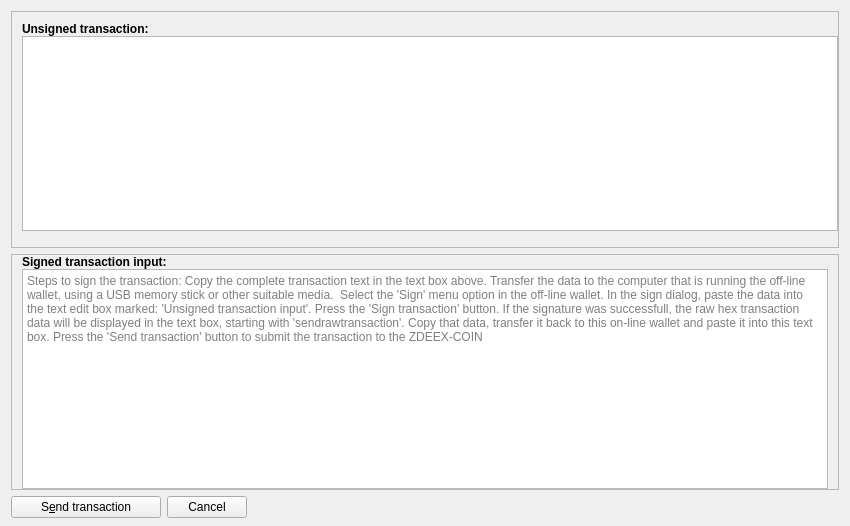
<?xml version="1.0" encoding="UTF-8"?>
<ui version="4.0">
 <class>ZSendCoinsDialog_popup</class>
 <widget class="QDialog" name="ZSendCoinsDialog_popup">
  <property name="enabled">
   <bool>true</bool>
  </property>
  <property name="geometry">
   <rect>
    <x>0</x>
    <y>0</y>
    <width>850</width>
    <height>526</height>
   </rect>
  </property>
  <property name="windowTitle">
   <string>Off-line transaction signing</string>
  </property>
  <layout class="QVBoxLayout" name="verticalLayout" stretch="0,0,0">
   <property name="bottomMargin">
    <number>8</number>
   </property>
   <item>
    <widget class="QFrame" name="frameCoinControl">
     <property name="sizePolicy">
      <sizepolicy hsizetype="Expanding" vsizetype="Expanding">
       <horstretch>0</horstretch>
       <verstretch>0</verstretch>
      </sizepolicy>
     </property>
     <property name="maximumSize">
      <size>
       <width>16777215</width>
       <height>16777215</height>
      </size>
     </property>
     <property name="frameShape">
      <enum>QFrame::StyledPanel</enum>
     </property>
     <property name="frameShadow">
      <enum>QFrame::Sunken</enum>
     </property>
     <layout class="QVBoxLayout" name="verticalLayoutCoinControl2">
      <property name="spacing">
       <number>0</number>
      </property>
      <property name="leftMargin">
       <number>0</number>
      </property>
      <property name="topMargin">
       <number>0</number>
      </property>
      <property name="rightMargin">
       <number>0</number>
      </property>
      <property name="bottomMargin">
       <number>6</number>
      </property>
      <item>
       <layout class="QVBoxLayout" name="verticalLayoutCoinControl" stretch="0,0">
        <property name="spacing">
         <number>0</number>
        </property>
        <property name="leftMargin">
         <number>10</number>
        </property>
        <property name="topMargin">
         <number>10</number>
        </property>
        <item>
         <widget class="QLabel" name="lbInput">
          <property name="sizePolicy">
           <sizepolicy hsizetype="Preferred" vsizetype="Maximum">
            <horstretch>0</horstretch>
            <verstretch>0</verstretch>
           </sizepolicy>
          </property>
          <property name="font">
           <font>
            <weight>75</weight>
            <bold>true</bold>
           </font>
          </property>
          <property name="styleSheet">
           <string notr="true">font-weight:bold;</string>
          </property>
          <property name="text">
           <string>Unsigned transaction:</string>
          </property>
         </widget>
        </item>
        <item>
         <layout class="QHBoxLayout" name="horizontalLayoutCoinControl1">
          <property name="rightMargin">
           <number>0</number>
          </property>
          <property name="bottomMargin">
           <number>10</number>
          </property>
          <item>
           <widget class="QTextEdit" name="teInput">
            <property name="readOnly">
             <bool>true</bool>
            </property>
            <property name="placeholderText">
             <string/>
            </property>
           </widget>
          </item>
         </layout>
        </item>
       </layout>
      </item>
     </layout>
    </widget>
   </item>
   <item>
    <widget class="QFrame" name="frameResult">
     <property name="enabled">
      <bool>true</bool>
     </property>
     <property name="sizePolicy">
      <sizepolicy hsizetype="Expanding" vsizetype="Expanding">
       <horstretch>0</horstretch>
       <verstretch>0</verstretch>
      </sizepolicy>
     </property>
     <property name="maximumSize">
      <size>
       <width>16777215</width>
       <height>16777215</height>
      </size>
     </property>
     <property name="frameShape">
      <enum>QFrame::StyledPanel</enum>
     </property>
     <property name="frameShadow">
      <enum>QFrame::Sunken</enum>
     </property>
     <layout class="QVBoxLayout" name="verticalLayoutResult1">
      <property name="spacing">
       <number>0</number>
      </property>
      <property name="leftMargin">
       <number>0</number>
      </property>
      <property name="topMargin">
       <number>0</number>
      </property>
      <property name="rightMargin">
       <number>0</number>
      </property>
      <property name="bottomMargin">
       <number>0</number>
      </property>
      <item>
       <layout class="QVBoxLayout" name="verticalLayoutResult2" stretch="0,0">
        <property name="spacing">
         <number>0</number>
        </property>
        <property name="leftMargin">
         <number>10</number>
        </property>
        <property name="topMargin">
         <number>0</number>
        </property>
        <property name="rightMargin">
         <number>10</number>
        </property>
        <item>
         <widget class="QLabel" name="lbResult">
          <property name="font">
           <font>
            <weight>75</weight>
            <bold>true</bold>
           </font>
          </property>
          <property name="text">
           <string>Signed transaction input:</string>
          </property>
         </widget>
        </item>
        <item>
         <widget class="QTextEdit" name="teResult">
          <property name="readOnly">
           <bool>false</bool>
          </property>
          <property name="placeholderText">
           <string>Steps to sign the transaction: Copy the complete transaction text in the text box above. Transfer the data to the computer that is running the off-line wallet, using a USB memory stick or other suitable media.  Select the 'Sign' menu option in the off-line wallet. In the sign dialog, paste the data into the text edit box marked: 'Unsigned transaction input'. Press the 'Sign transaction' button. If the signature was successfull, the raw hex transaction data will be displayed in the text box, starting with 'sendrawtransaction'. Copy that data, transfer it back to this on-line wallet and paste it into this text box. Press the 'Send transaction' button to submit the transaction to the ZDEEX-COIN</string>
          </property>
         </widget>
        </item>
       </layout>
      </item>
     </layout>
    </widget>
   </item>
   <item>
    <layout class="QHBoxLayout" name="horizontalLayout">
     <item>
      <widget class="QPushButton" name="sendTransactionButton">
       <property name="minimumSize">
        <size>
         <width>150</width>
         <height>0</height>
        </size>
       </property>
       <property name="toolTip">
        <string>Confirm the send action</string>
       </property>
       <property name="text">
        <string>S&amp;end transaction</string>
       </property>
       <property name="icon">
        <iconset resource="../komodo.qrc">
         <normaloff>:/icons/send</normaloff>:/icons/send</iconset>
       </property>
       <property name="autoDefault">
        <bool>false</bool>
       </property>
       <property name="default">
        <bool>false</bool>
       </property>
      </widget>
     </item>
     <item>
      <widget class="QPushButton" name="closeButton">
       <property name="sizePolicy">
        <sizepolicy hsizetype="Minimum" vsizetype="Fixed">
         <horstretch>0</horstretch>
         <verstretch>0</verstretch>
        </sizepolicy>
       </property>
       <property name="toolTip">
        <string>Clear all fields of the form.</string>
       </property>
       <property name="text">
        <string>Cancel</string>
       </property>
       <property name="icon">
        <iconset resource="../komodo.qrc">
         <normaloff>:/icons/remove</normaloff>:/icons/remove</iconset>
       </property>
       <property name="autoDefault">
        <bool>false</bool>
       </property>
      </widget>
     </item>
     <item>
      <spacer name="horizontalSpacer">
       <property name="orientation">
        <enum>Qt::Horizontal</enum>
       </property>
       <property name="sizeHint" stdset="0">
        <size>
         <width>40</width>
         <height>20</height>
        </size>
       </property>
      </spacer>
     </item>
     <item>
      <layout class="QHBoxLayout" name="horizontalLayout_2">
       <property name="spacing">
        <number>3</number>
       </property>
      </layout>
     </item>
    </layout>
   </item>
  </layout>
 </widget>
 <resources>
  <include location="../komodo.qrc"/>
 </resources>
 <connections/>
</ui>
